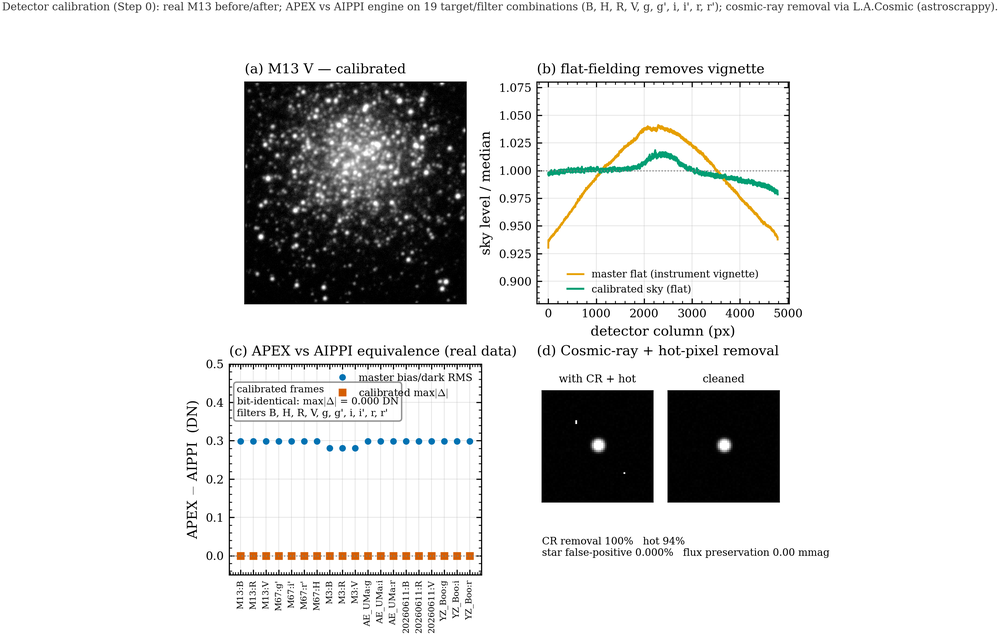
#> input picture validation/paper/figures/fig10_calibration.png, 1000 x 635 px, shrunk from 2906 x 1845 before the run, found by its file name; its folder holds 4 pictures in this run
$ python assemble_figures.py
#> lines starting #> are read from the running program, lines starting #| are printed output that depends on the picture
"""Assemble the APEX validation figure set into a paper-ready index + overview.

Consumes whatever is currently in validation/paper/figures/ and
validation/paper/captions/ and produces:

  * validation/paper/FIGURES.md  — an index embedding each figure (PNG) with its
    caption, for the docs site / paper draft.
  * validation/paper/figures/overview_contact_sheet.png — a single contact sheet
    (all four figures stacked) for a one-glance overview.

Run after all figNN_*.py have produced their outputs. Idempotent.
"""
from __future__ import annotations

import sys
from pathlib import Path

import matplotlib
matplotlib.use("Agg")
import matplotlib.image as mpimg
import matplotlib.pyplot as plt

REPO = Path(r"C:\Users\bmffr\Desktop\Result\Automated_Photometry_EXtraction")
PAPER = REPO / "validation" / "paper"
FIG = PAPER / "figures"
CAP = PAPER / "captions"

FIGURES = [
    ("fig1_completeness", "Completeness function & 50% depth"),
    ("fig2_error_model", "Photometric error-model validation (pull distribution)"),
    ("fig3_parameter_sweep", "Parameter & observing-condition sensitivity"),
    ("fig4_crosscheck_sep", "Independent cross-check against sep (synthetic truth)"),
    ("fig5_crosscheck_iraf", "External cross-check against IRAF/DAOPHOT (real NGC 457 data)"),
    ("fig6_qc_validation", "Frame-QC decisions vs injected frame defects"),
    ("fig7_reference_crosscheck", "Cross-catalog reference validation (PS1) — a Gaia BP faint bias"),
    ("fig8_cmd_reproduction", "CMD reproduction across three independent photometric systems"),
    ("fig9_crowded_field", "Crowded-field validation on a real globular cluster (M5)"),
    ("fig10_calibration", "Detector calibration (Step 0): flat-field, APEX-vs-AIPPI equivalence, cosmetics"),
    ("fig11_detector", "Detector characterisation from data (PTC gain, read noise, dark current)"),
    ("fig12_preproc_crosscheck", "Per-step preprocessing cross-check vs astropy ccdproc"),
    ("fig13_cross_instrument", "Cross-instrument + cross-pipeline validation vs LCO BANZAI (two cameras)"),
]


def build_index() -> Path:
    lines: list[str] = [
        "# APEX Validation Figures",
        "",
        "Publication-quality validation figure set for APEX (aperture/PSF photometry "
        "pipeline). Each figure is generated by its `figNN_*.py` script from a "
        "reproducible, self-contained artificial-star experiment (no external data). "
        "Vector PDFs live next to the PNGs for LaTeX inclusion.",
        "",
    ]
    for i, (stem, title) in enumerate(FIGURES, start=1):
        png = FIG / f"{stem}.png"
        pdf = FIG / f"{stem}.pdf"
        cap_path = CAP / f"{stem}.md"
        lines.append(f"## Figure {i} — {title}")
        lines.append("")
        if png.exists():
            lines.append(f"![Figure {i}](figures/{stem}.png)")
        else:
            lines.append(f"_(missing: figures/{stem}.png)_")
        lines.append("")
        if pdf.exists():
            lines.append(f"Vector: [`figures/{stem}.pdf`](figures/{stem}.pdf) · "
                         f"Script: [`{stem}.py`]({stem}.py)")
            lines.append("")
        if cap_path.exists():
            lines.append(cap_path.read_text(encoding="utf-8").strip())
            lines.append("")
    out = PAPER / "FIGURES.md"
    out.write_text("\n".join(lines), encoding="utf-8")
    return out


def build_contact_sheet() -> Path | None:
    pngs = [(FIG / f"{stem}.png", f"Figure {i}") for i, (stem, _) in enumerate(FIGURES, 1)]
    pngs = [(p, label) for p, label in pngs if p.exists()]
    if not pngs:
        return None
    # One row per figure; height proportional to each image's aspect ratio.
    imgs = [(mpimg.imread(p), label) for p, label in pngs]
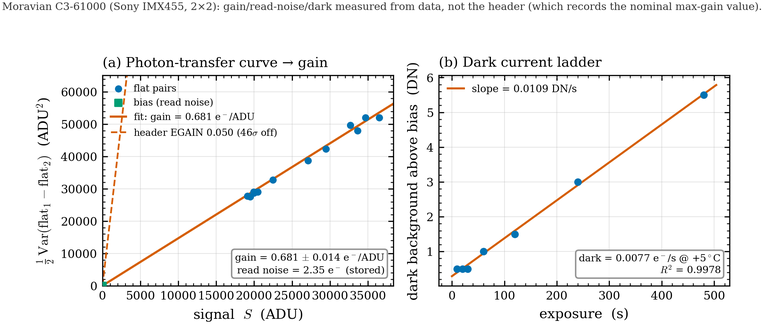
#> input picture validation/paper/figures/fig11_detector.png, 764 x 324 px, shrunk from 2220 x 942 before the run, found by its file name
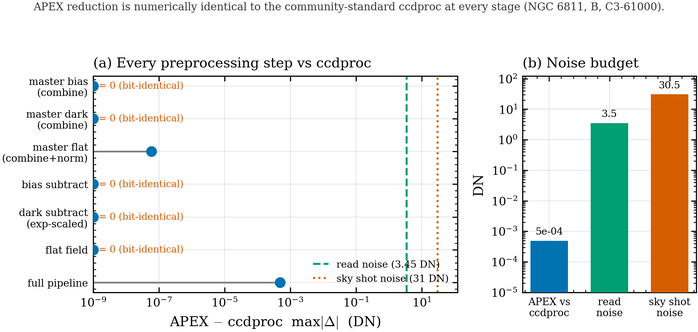
#> input picture validation/paper/figures/fig12_preproc_crosscheck.png, 698 x 332 px, shrunk from 2029 x 965 before the run, found by its file name
#> imgs = 3 items
    ratios = [img.shape[0] / img.shape[1] for img, _ in imgs]  # h/w
#> ratios = [0.635, 0.424, 0.476]
    width_in = 7.0
    heights = [width_in * r for r in ratios]
#> heights = [4.45, 2.97, 3.33]
    fig = plt.figure(figsize=(width_in, sum(heights) + 0.4 * len(imgs)))
    gs = fig.add_gridspec(len(imgs), 1, height_ratios=heights, hspace=0.12)
    for ax_i, (img, label) in enumerate(imgs):
        ax = fig.add_subplot(gs[ax_i, 0])
        ax.imshow(img)
        ax.set_axis_off()
        ax.set_title(label, fontsize=10, loc="left")
#> this loop made 3 passes
#> label on passes 1 to 3: 'Figure 10', 'Figure 11', 'Figure 12'
    out = FIG / "overview_contact_sheet.png"
    fig.savefig(out, dpi=150, bbox_inches="tight")
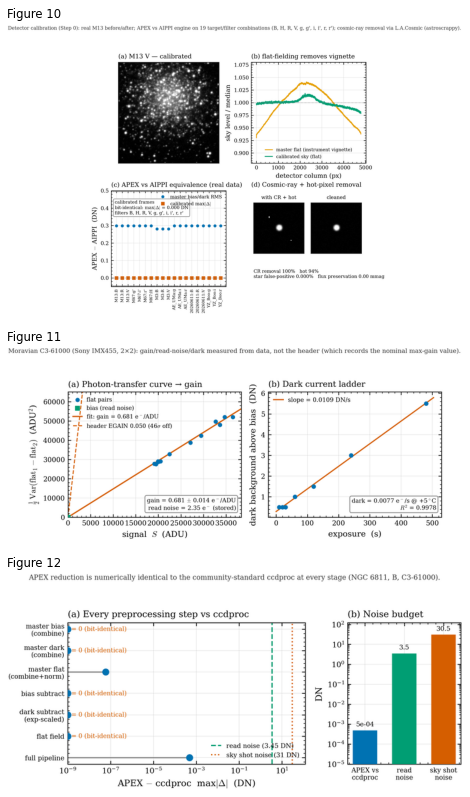
#> figure drawn by matplotlib, 3 panels
    plt.close(fig)
    return out


def main() -> int:
    idx = build_index()
    print(f"index: {idx}")
    sheet = build_contact_sheet()
    print(f"contact sheet: {sheet}")
    missing = [stem for stem, _ in FIGURES if not (FIG / f"{stem}.png").exists()]
    if missing:
        print(f"WARNING missing figures: {missing}")
        return 1
    print(f"all {len(FIGURES)} figures present.")
    return 0


if __name__ == "__main__":
#> (the run stopped early here; a loop or call above may not have finished)
